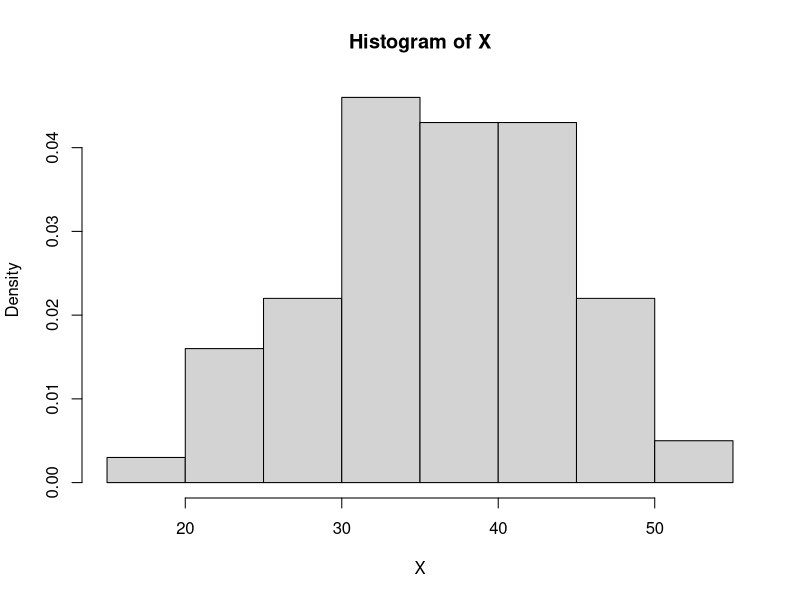

Recreate this plot in R.
# Kolokwium 2023-2024:

can_reject <- function(pvalue, alpha) {
  if(pvalue <= alpha) {
    message("Odrzucamy H0, ponieważ ", pvalue, " ≤ ", alpha)
  } else {
    message("Nie ma podstaw do odrzucenia H0, ponieważ ", 
            pvalue, " > ", alpha)
  }
}

# zadanie 1 ---------------------------------------------------------------

set.seed(123)
N <- 25
lambda <- 6

X <- rexp(N, lambda)

# a)

library(MASS)
(fit <- fitdistr(X, "exponential"))

#     rate  
#  6.807561 
# (1.361512)

# b)

(qexp(0.9, fit$estimate))

# 0.3382394

# zadanie 2 ---------------------------------------------------------------

library(MASS)
data("crabs")

X <- crabs$CW

# a)

summary(X)

(mean(X))          # 36.41
(var(X))           # 61.96768
(median(X))        # 36.8
(quantile(X, 0.8)) # 43.44

# b)

hist_data <- hist(X, freq = FALSE)
(mid_point <- hist_data$mids)

# Środki przedziałów klasowych: 17.5 22.5 27.5 32.5 37.5 42.5 47.5 52.5

(heights3 <- hist_data$counts[1:3])

# Wysokości pierwszych trzech słupków: 3 16 22

# c)

# H0: szerokość pancerza krabów ma rozkład normalny.
# H1: ~H0

(test_result <- shapiro.test(X))
pvalue <- test_result$p.value
can_reject(pvalue, 0.05)

# Wartość statystyki testowej: W = 0.99106
# Wartość p-value: p-value = 0.2542

# Nie ma podstaw do odrzucenia H0, ponieważ 0.2542 > 0.05.
# Szerokość pancerza może zatem mieć rozkład normalny.

# d)

# Zakładamy, że zmienna X ma rozkład normalny o nieznanych parametrach.
# Do skonstruowania przedziału ufności dla odchylenia standradowego skorzystamy 
# ze wzoru z karty wzorów:

n <- length(X)
s <- sd(X)
alpha <- 0.05

chi_left <- qchisq(1 - alpha/2, n - 1)
chi_right <- qchisq(alpha/2, n - 1)

(conf_int <- (n - 1) * s / sqrt(c(chi_left, chi_right)))

# Przedział ufności: 101.1269 123.1434


# zadanie 3 ---------------------------------------------------------------

# Niech X będzie zmienną losową o rozkładzie dwupunktowym.
# X = 1 oznacza, że losowo wybrana osoba oglądała obrady.
# X = 0 oznacza, że losowo wybrana osoba nie oglądała obrad.

# a)

# p - prawdopodobieństwo, że losowo wybrana osoba oglądała obrady.

n <- 500
x <- 24
p <- 0.04
alpha <- 0.05

# H0: p = 0.04
# H1: p > 0.04

# Spełnione są założenia Modelu IV, zatem korzystamy z funkcji prop.test():

(all(c(x, n - x) > 5))
(test_result <- prop.test(x, n, p = p, 
                          alternative = "greater", 
                          conf.level = 1 - alpha))
pvalue <- test_result$p.value
can_reject(pvalue, alpha)

# Wartość statystyki testowej: X-squared = 0.63802
# Wartość p-value: p-value = 0.2122

# Nie ma podstaw do odrzucenia H0, ponieważ 0.2122 > 0.05
# Transmisja obrad może mieć zatem oglądalność przekraczającą 4%.

# b)

alpha = 0.01
(binom.test(x, n, conf.level = 1 - alpha)$conf.int)

# Przedział ufności: 0.02677391 0.07823701

# zadanie 4 ---------------------------------------------------------------

# H0: badana próba losowa pochodzi z rozkładu Poissona z parametrem λ = 2.
# H1: ~H0

lambda <- 2

days <- c(22, 30, 22, 16, 10)
p <- c(dpois(0:3, lambda = lambda), 
       ppois(3, lambda = lambda, lower.tail = FALSE))

# Sprawdzamy, czy spełnione są założenia dla testu χ^2-Pearsona:

(all(sum(days) * p >= 10))

# Przeprowadzamy test χ^2-Pearsona przy pomocy funkcji chisq.test():

(test_result <- chisq.test(x = days, p = p))
pvalue = test_result$p.value

# Wartość statystyki testowej: X-squared = 8.0813
# Wartość p-value: p-value = 0.08864

can_reject(pvalue, 0.05)

# Nie ma podstaw do odrzucenia H0, ponieważ 0.08864 > 0.01.
# Zatem badana próba losowa może pochodzić z rozważanego rozkładu.

# zadanie 5 ---------------------------------------------------------------

library(MASS)
data("anorexia")

# Niech X oznacza wagę przed kurację, a Y wagę po kuracji. Dane mamy połączone
# w pary (X, Y), a pary są wzajemnie niezależne.

# Z treści zadania wiemy, że łączny rozkład (X, Y ) to rozkład normalny
# (nie znamy jego parametrów), co pociąga za sobą, że rozkład X − Y też jest
# rozkładem normalnym (o nieznanych parametrach).

# Pobieramy odpowiednie dane ze zbioru anorexia:

X <- anorexia$Prewt[anorexia$Treat == "CBT"]
Y <- anorexia$Postwt[anorexia$Treat == "CBT"]

# a)

alpha <- 0.05

# H0: μX = μY
# H1: μX < μY

# Spełnione są założenia Modelu III z karty wzorów, zatem możemy wykorzystać
# paired t-test:

(test_result <- t.test(X, Y, 
                       alternative = "less", 
                       paired = TRUE, 
                       conf.level = 1 - alpha))
pvalue <- test_result$p.value
can_reject(pvalue, alpha)

# Wartość statystyki testowej: t = -2.2156
# Wartość p-value: p-value = 0.01751

# Odrzucamy H0, ponieważ 0.01751 ≤ 0.05.
# Nie można zatem twierdzić, że średnia waga pacjentek poddanych terapii uległa
# zwiększeniu.

# b)

# Do wyznaczenia prawdopodobieństwa popełnienia błędu II rodzaju wykorzystamy
# power.t.test():

# Zakładamy, że μy - μX = 3 funty.

delta <- 3
(test_result <- power.t.test(n = length(X), 
                            delta = delta,
                            sd = sd(Y - X),
                            sig.level = alpha,
                            type = "paired",
                            alternative = "one.sided"))
power <- test_result$power
(result <- 1 - power)

# Prawdopodobieństwo to wynosi: 0.3044165